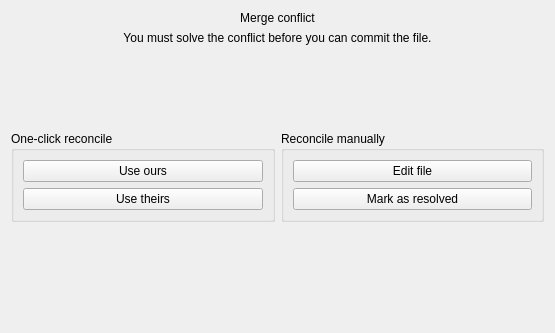
<?xml version="1.0" encoding="UTF-8"?>
<ui version="4.0">
 <class>ConflictView</class>
 <widget class="QWidget" name="ConflictView">
  <property name="geometry">
   <rect>
    <x>0</x>
    <y>0</y>
    <width>555</width>
    <height>333</height>
   </rect>
  </property>
  <property name="windowTitle">
   <string>Merge conflict</string>
  </property>
  <layout class="QGridLayout" name="gridLayout">
   <item row="3" column="0" colspan="2">
    <widget class="QLabel" name="label_2">
     <property name="text">
      <string>You must solve the conflict before you can commit the file.</string>
     </property>
     <property name="alignment">
      <set>Qt::AlignCenter</set>
     </property>
     <property name="wordWrap">
      <bool>true</bool>
     </property>
    </widget>
   </item>
   <item row="6" column="0">
    <spacer name="verticalSpacer">
     <property name="orientation">
      <enum>Qt::Vertical</enum>
     </property>
     <property name="sizeType">
      <enum>QSizePolicy::Expanding</enum>
     </property>
     <property name="sizeHint" stdset="0">
      <size>
       <width>20</width>
       <height>100</height>
      </size>
     </property>
    </spacer>
   </item>
   <item row="5" column="0">
    <widget class="QGroupBox" name="groupBox">
     <property name="title">
      <string>One-click reconcile</string>
     </property>
     <layout class="QVBoxLayout" name="verticalLayout">
      <item>
       <widget class="QPushButton" name="oursButton">
        <property name="text">
         <string>Use ours</string>
        </property>
       </widget>
      </item>
      <item>
       <widget class="QPushButton" name="theirsButton">
        <property name="text">
         <string>Use theirs</string>
        </property>
       </widget>
      </item>
     </layout>
    </widget>
   </item>
   <item row="2" column="0" colspan="2">
    <widget class="QLabel" name="titleLabel">
     <property name="text">
      <string>Merge conflict</string>
     </property>
     <property name="alignment">
      <set>Qt::AlignCenter</set>
     </property>
    </widget>
   </item>
   <item row="4" column="0">
    <spacer name="verticalSpacer_2">
     <property name="orientation">
      <enum>Qt::Vertical</enum>
     </property>
     <property name="sizeType">
      <enum>QSizePolicy::Expanding</enum>
     </property>
     <property name="sizeHint" stdset="0">
      <size>
       <width>20</width>
       <height>30</height>
      </size>
     </property>
    </spacer>
   </item>
   <item row="5" column="1">
    <widget class="QGroupBox" name="groupBox_2">
     <property name="title">
      <string>Reconcile manually</string>
     </property>
     <layout class="QVBoxLayout" name="verticalLayout_2">
      <item>
       <widget class="QPushButton" name="editFileButton">
        <property name="text">
         <string>Edit file</string>
        </property>
       </widget>
      </item>
      <item>
       <widget class="QPushButton" name="markSolvedButton">
        <property name="text">
         <string>Mark as resolved</string>
        </property>
        <property name="flat">
         <bool>false</bool>
        </property>
       </widget>
      </item>
     </layout>
    </widget>
   </item>
  </layout>
 </widget>
 <resources/>
 <connections/>
</ui>
